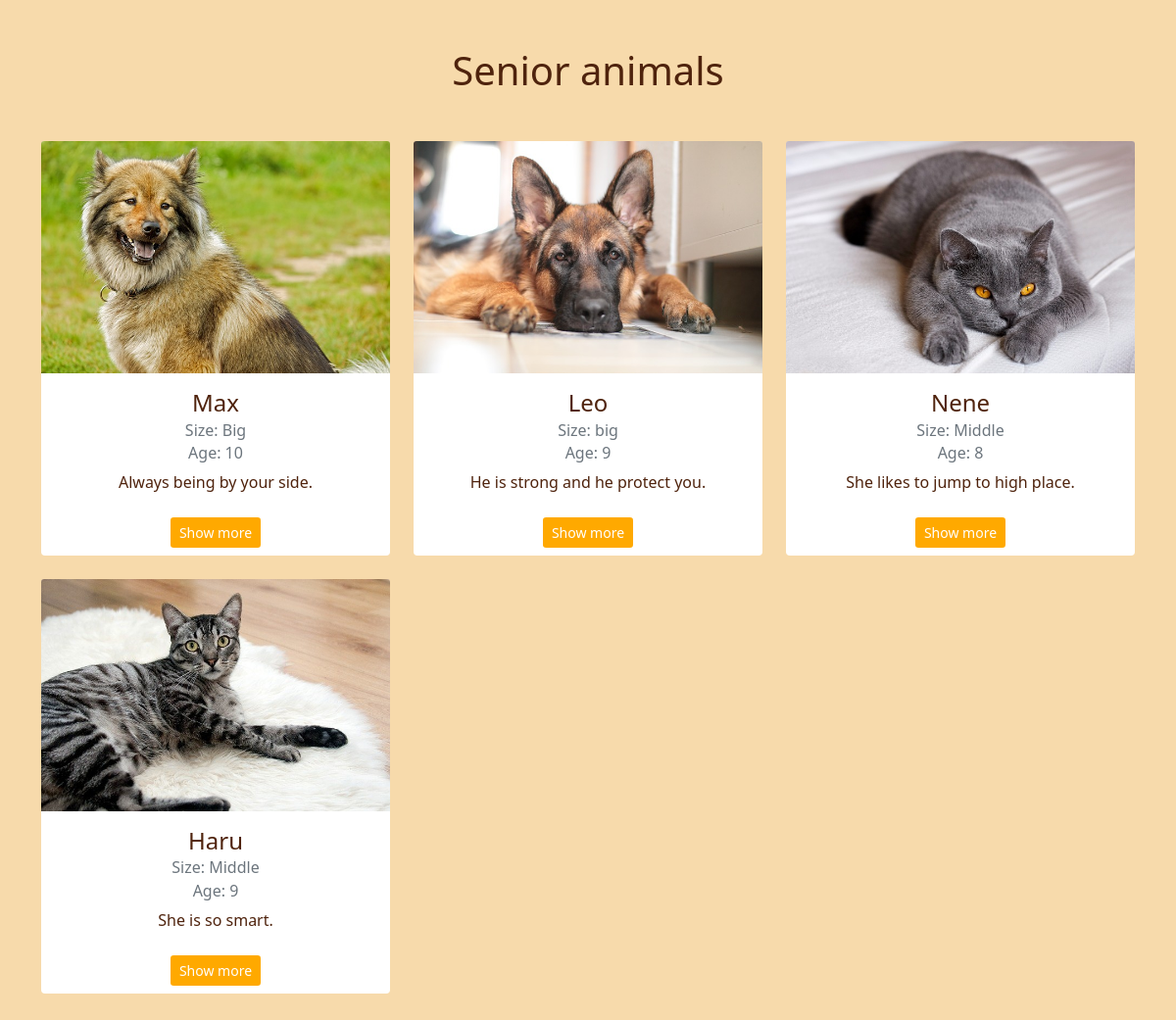
/animals/senior.php (signed in), run on the app's committed database.
### tables this page shows
CREATE TABLE `pet` (
  `pet_id` int(11) NOT NULL,
  `pet_name` varchar(255) NOT NULL,
  `picture` varchar(255) NOT NULL,
  `location` varchar(255) NOT NULL,
  `size` varchar(255) NOT NULL,
  `age` int(11) NOT NULL,
  `hobbies` varchar(255) NOT NULL,
  `breed` varchar(255) NOT NULL,
  `description` varchar(255) DEFAULT NULL,
  `pet_status` varchar(15) NOT NULL DEFAULT 'not adopted'
);

### animals/senior.php (the view, shortened to what this page needs)
<?php
require_once "../components/db_connect.php";
$sql = "SELECT * FROM pet WHERE age >= 8;";
$result = mysqli_query($connect, $sql);
$tbody = "";
if (mysqli_num_rows($result) > 0) {
    while ($row2 = mysqli_fetch_array($result, MYSQLI_ASSOC)) {
        $tbody .= '<div class="col-lg-4 col-md-4 col-sm-12">
          <div class="card border-0">
              <img src="pictures/' . $row2["picture"] . '" class="card-img-top" alt="animal">
              <div class="card-body">
                  <h4 class="card-title text-center">' . $row2["pet_name"] . '</h4>
                  <h6 class="card-subtitle mb-2 text-muted">Size: ' . $row2["size"] . '</h6>
                  <h6 class="card-subtitle mb-2 text-muted">Age: ' . $row2["age"] . '</h6>
                  <p class="card-text">' . $row2["description"] . '</p>
              </div>
              <center>
              <a href="detail.php?id=' . $row2['pet_id'] . '"><button class="btn know btn-sm m-2" type="button">Show more</button></a>
              </center>
              </div>
    </div>';
    };
} else {
    $tbody =  "<tr><td colspan='5'><center>No Data Available</center></td></tr>";
}
?>
<!DOCTYPE html>
<html lang="en">
<head>
    <?php require_once '../components/boot.php' ?>
</head>
<body>
<div class="container">
        <div class="animals mt-5 mb-5">
            <h1 class="mb-5">Senior animals</h1>
            <div class="row g-4">
                <?= $tbody; ?>
            </div>
        </div>
    </div>
</body>
</html>

### components/boot.php (style rules this page uses)
body { background-color: rgb(247, 218, 171); }

### animals/senior.php (style rules this page uses)
body { background-color: rgb(247, 218, 171); text-align: center; color: rgb(79, 35, 13); }
.know { color: white; background-color: #FFA900; }

### data on the page
pet: picture (picture), pet_name "Max", size "Big", age "10", description "Always being by your side."
pet: picture (picture), pet_name "Leo", size "big", age "9", description "He is strong and he protect you."
pet: picture (picture), pet_name "Nene", size "Middle", age "8", description "She likes to jump to high place."
pet: picture (picture), pet_name "Haru", size "Middle", age "9", description "She is so smart."
